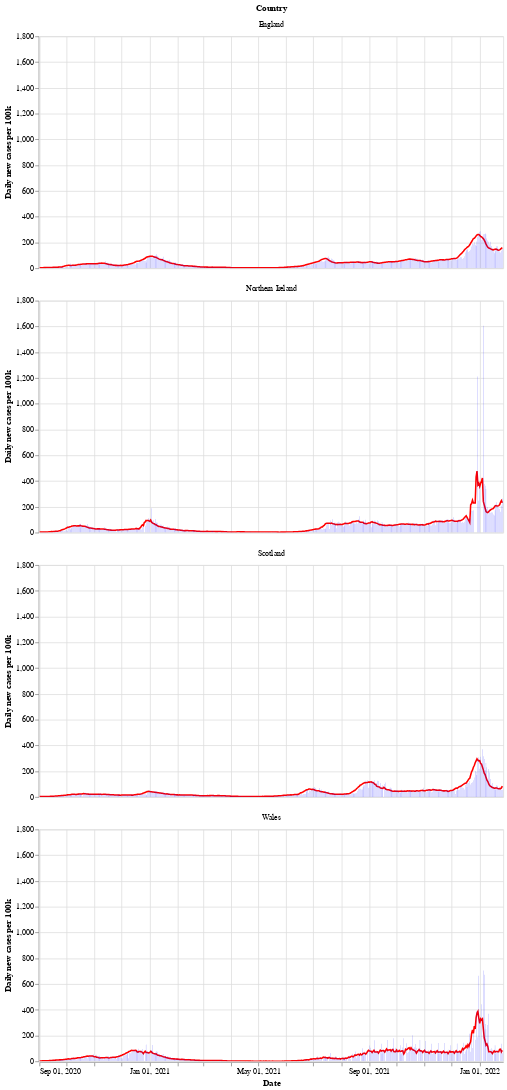

The notebook cell saved with this chart:
### Markdown cell above
Next is a bar chart of the number of new cases in each country (per 100k population), with the 7 day moving average of cases. Again we see that Wales saw a longer period of raising and falling cases compared to the other countries.

After a period of cases falling, each nation is now seeing a rise in the number of cases - especially in Wales.

### Code cell
# collapse
bars = alt.Chart(uk_cases).mark_bar().encode(
    x=alt.X("yearmonthdate(date):T", axis=alt.Axis(title='Date')),
    y=alt.Y("newCasesRate:Q", axis=alt.Axis(title='Daily new cases per 100k')),
    tooltip='newCasesRate',
    color=alt.condition(
        alt.datum.dailyChange > 0,
        alt.value("orange"),  # The positive color
        alt.value("blue")  # The negative color
    )
).properties(title='New cases per 100k population with rolling 7 day average', width=600).interactive()
line = alt.Chart(uk_cases).mark_line(
    color='red',
    size=2,
).transform_window(
    rolling_mean='mean(newCasesRate)',
    frame=[0, 7],
    groupby=['areaName']
).encode(
    x='yearmonthdate(date):T',
    y='rolling_mean:Q'
)
alt.layer(line, bars, data=uk_cases).facet(alt.Row('areaName', title='Country'), columns=1)

### Figure 1 — Vega-Lite specification as saved in the notebook (floating-point values rounded to 4 significant figures; data arrays with more than 128 entries replaced by an {"elided": "..."} marker saying what was removed)
{"config": {"view": {"continuousWidth": 400, "continuousHeight": 300}}, "data": {"name": "data-17409f21d0059278af0e2741c1ffd962"}, "facet": {"type": "nominal", "field": "areaName", "title": "Country"}, "spec": {"layer": [{"mark": {"type": "line", "color": "red", "size": 2}, "encoding": {"x": {"type": "temporal", "field": "date", "timeUnit": "yearmonthdate"}, "y": {"type": "quantitative", "field": "rolling_mean"}}, "transform": [{"window": [{"op": "mean", "field": "newCasesRate", "as": "rolling_mean"}], "frame": [0, 7], "groupby": ["areaName"]}]}, {"mark": "bar", "encoding": {"color": {"condition": {"value": "orange", "test": "(datum.dailyChange > 0)"}, "value": "blue"}, "tooltip": {"type": "quantitative", "field": "newCasesRate"}, "x": {"type": "temporal", "axis": {"title": "Date"}, "field": "date", "timeUnit": "yearmonthdate"}, "y": {"type": "quantitative", "axis": {"title": "Daily new cases per 100k"}, "field": "newCasesRate"}}, "selection": {"selector002": {"type": "interval", "bind": "scales", "encodings": ["x", "y"]}}, "title": "New cases per 100k population with rolling 7 day average", "width": 600}]}, "columns": 1, "$schema": "https://vega.github.io/schema/vega-lite/v4.8.1.json", "datasets": {"data-17409f21d0059278af0e2741c1ffd962": {"elided": "2052 records"}}}
